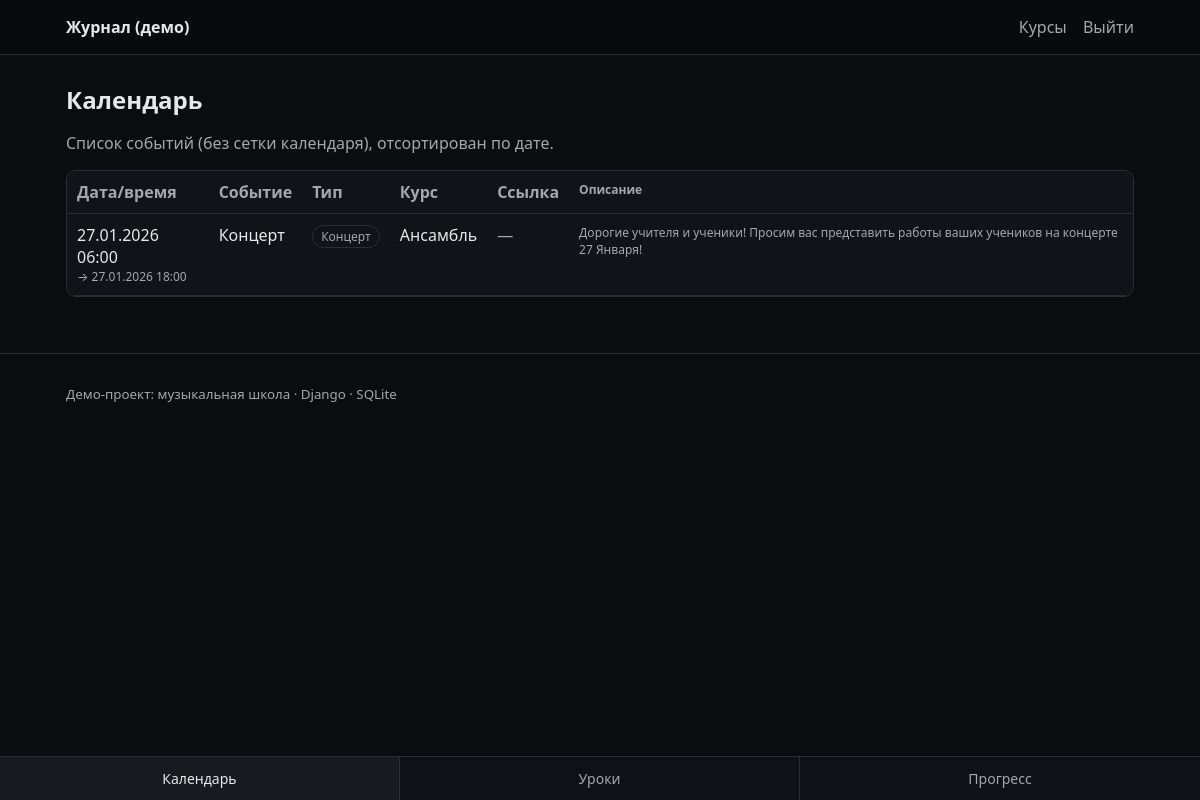
Page /calendar/ (signed in) on the earlier database version.
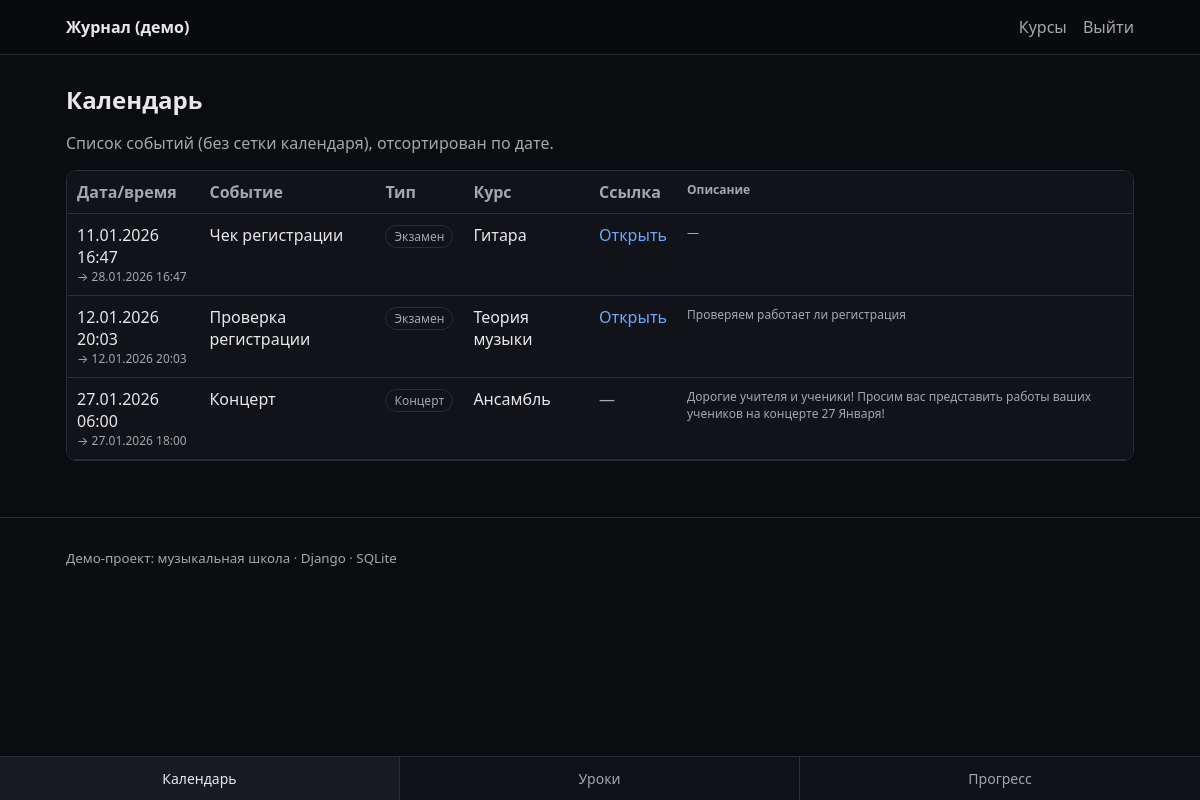
Same page on the later database version.
### apps/schedule/models.py (models this page shows, shortened)
class Event(models.Model):
    class EventType(models.TextChoices):
        LESSON = "LESSON", "Урок"
        EXAM = "EXAM", "Экзамен"
        CONCERT = "CONCERT", "Концерт"
    title = models.CharField(max_length=200)
    event_type = models.CharField(max_length=16, choices=EventType.choices)
    start_datetime = models.DateTimeField()
    end_datetime = models.DateTimeField()
    description = models.TextField(blank=True, default="")
    external_url = models.URLField(blank=True, default="")
    course = models.ForeignKey(Course, on_delete=models.SET_NULL, null=True, blank=True, related_name="events")
    created_by = models.ForeignKey(
        settings.AUTH_USER_MODEL,
        on_delete=models.CASCADE,
        related_name="created_events",
    )
    participants = models.ManyToManyField(
        settings.AUTH_USER_MODEL,
        blank=True,
        related_name="schedule_events",
    )
    class Meta:
        ordering = ("start_datetime",)

### apps/school/models.py (models this page shows, shortened)
class Course(models.Model):
    name = models.CharField(max_length=200)
    course_type = models.ForeignKey(CourseType, on_delete=models.PROTECT, related_name="courses")
    teacher = models.ForeignKey(
        settings.AUTH_USER_MODEL,
        on_delete=models.SET_NULL,
        null=True,
        blank=True,
        related_name="teaching_courses",
    )

### apps/schedule/views.py (the view, shortened to what this page needs)
# urls.py: path("calendar/", calendar_list, name="calendar_list"),
@login_required
def calendar_list(request):
    profile = request.user.profile
    qs = Event.objects.all().select_related("course", "created_by").prefetch_related("participants")
    if profile.role == Profile.Role.ADMIN:
        events = qs
        ctx = {"events": events, "mode": "admin"}
        return render(request, "schedule/calendar_list.html", ctx)
    if profile.role == Profile.Role.TEACHER:
        teacher_courses = Course.objects.filter(teacher=request.user)
        events = qs.filter(Q(course__in=teacher_courses) | Q(created_by=request.user)).distinct()
        ctx = {"events": events, "mode": "teacher"}
        return render(request, "schedule/calendar_list.html", ctx)

### templates/schedule/calendar_list.html (shortened to what the changed rows need)
{% extends "base.html" %}
{% block content %}
  <h1>Календарь</h1>
  {% if not events and mode != "student" %}
    <p class="muted">Событий пока нет.</p>
    <p class="muted small">
      Учитель/администратор могут создавать события через Django admin.
    </p>
  {% else %}
    {% if mode == "student" %}
      <div class="tabs">
        <button class="tab-btn active" data-tab="my-events">Мои события</button>
        <button class="tab-btn" data-tab="registration">Регистрация</button>
      </div>
      <div class="tab-panel active" id="my-events">
        {% if not events %}
          <p class="muted">Вы пока не зарегистрированы ни на одно событие.</p>
        {% else %}
          <div class="table-wrap">
            <table class="table">
              <thead>
                <tr>
                  <th>Дата/время</th>
                  <th>Событие</th>
                  <th>Тип</th>
                  <th>Курс</th>
                  <th>Ссылка</th>
                  <th class="muted small">Описание</th>
                </tr>
              </thead>
              <tbody>
                {% for e in events %}
                  <tr>
                    <td>
                      <div>{{ e.start_datetime|date:"d.m.Y H:i" }}</div>
                      <div class="muted small">→ {{ e.end_datetime|date:"d.m.Y H:i" }}</div>
                    </td>
                    <td>{{ e.title }}</td>
                    <td><span class="tag">{{ e.get_event_type_display }}</span></td>
                    <td>
                      {% if e.course %}
                        {{ e.course.name }}
                      {% else %}
                        <span class="muted">—</span>
                      {% endif %}
                    </td>
                    <td>
                      {% if e.external_url %}
                        <a href="{{ e.external_url }}" target="_blank" rel="noopener noreferrer">Открыть</a>
                      {% else %}
                        <span class="muted">—</span>
                      {% endif %}
                    </td>
                    <td class="muted small">
                      {% if e.description %}{{ e.description }}{% else %}—{% endif %}
                    </td>
                  </tr>
                {% endfor %}
              </tbody>
            </table>
          </div>
        {% endif %}
      </div>
      <div class="tab-panel" id="registration">
        {% if not registration_events %}
          <p class="muted">Нет доступных событий для регистрации.</p>
        {% else %}
          <div class="table-wrap">
            <table class="table">
              <thead>
                <tr>
                  <th>Дата/время</th>
                  <th>Событие</th>
                  <th>Тип</th>
                  <th>Курс</th>
                  <th>Ссылка</th>
                  <th class="muted small">Описание</th>
                  <th></th>
                </tr>
              </thead>
              <tbody>
                {% for e in registration_events %}
                  <tr>
                    <td>
                      <div>{{ e.start_datetime|date:"d.m.Y H:i" }}</div>
                      <div class="muted small">→ {{ e.end_datetime|date:"d.m.Y H:i" }}</div>
                    </td>
                    <td>{{ e.title }}</td>
                    <td><span class="tag">{{ e.get_event_type_display }}</span></td>
                    <td>
                      {% if e.course %}
                        {{ e.course.name }}
                      {% else %}
                        <span class="muted">—</span>
                      {% endif %}
                    </td>
                    <td>
                      {% if e.external_url %}
                        <a href="{{ e.external_url }}" target="_blank" rel="noopener noreferrer">Открыть</a>
                      {% else %}
                        <span class="muted">—</span>
                      {% endif %}
                    </td>
                    <td class="muted small">
                      {% if e.description %}{{ e.description }}{% else %}—{% endif %}
                    </td>
                    <td>
                      <form method="post" action="/calendar/register/{{ e.id }}/">
                        {% csrf_token %}
                        <button class="btn" type="submit">Записаться</button>
                      </form>
                    </td>
                  </tr>
                {% endfor %}
              </tbody>
            </table>
          </div>
        {% endif %}
      </div>
      <script>
        const buttons = document.querySelectorAll('.tab-btn');
        const panels = document.querySelectorAll('.tab-panel');
        const urlParams = new URLSearchParams(window.location.search);
        const activeTab = urlParams.get('tab') || 'my-events';
        function activateTab(tabId) {
          buttons.forEach((btn) => btn.classList.toggle('active', btn.dataset.tab === tabId));
          panels.forEach((panel) => panel.classList.toggle('active', panel.id === tabId));
        }
        buttons.forEach((btn) => {
          btn.addEventListener('click', () => activateTab(btn.dataset.tab));
        });
        activateTab(activeTab);
      </script>
    {% else %}
      <div class="table-wrap">
        <table class="table">
          <thead>
            <tr>
              <th>Дата/время</th>
              <th>Событие</th>
              <th>Тип</th>
              <th>Курс</th>
              <th>Ссылка</th>
              <th class="muted small">Описание</th>
            </tr>
          </thead>
          <tbody>
            {% for e in events %}
              <tr>
                <td>
                  <div>{{ e.start_datetime|date:"d.m.Y H:i" }}</div>
                  <div class="muted small">→ {{ e.end_datetime|date:"d.m.Y H:i" }}</div>
                </td>
                <td>{{ e.title }}</td>
                <td><span class="tag">{{ e.get_event_type_display }}</span></td>
                <td>
                  {% if e.course %}
                    {{ e.course.name }}
                  {% else %}
                    <span class="muted">—</span>
                  {% endif %}
                </td>
                <td>
                  {% if e.external_url %}
                    <a href="{{ e.external_url }}" target="_blank" rel="noopener noreferrer">Открыть</a>
                  {% else %}
                    <span class="muted">—</span>
                  {% endif %}
                </td>
                <td class="muted small">
                  {% if e.description %}{{ e.description }}{% else %}—{% endif %}
                </td>
              </tr>
            {% endfor %}
          </tbody>
        </table>
      </div>
    {% endif %}
  {% endif %}
{% endblock %}

Differences in the rows shown:
added Event: start_datetime "11.01.2026 16:47", end_datetime "28.01.2026 16:47", title "Чек регистрации", event_type "Экзамен", course.name "Гитара"
added Event: start_datetime "12.01.2026 20:03", end_datetime "12.01.2026 20:03", title "Проверка регистрации", event_type "Экзамен", course.name "Теория музыки", description "Проверяем работает ли регистрация"
